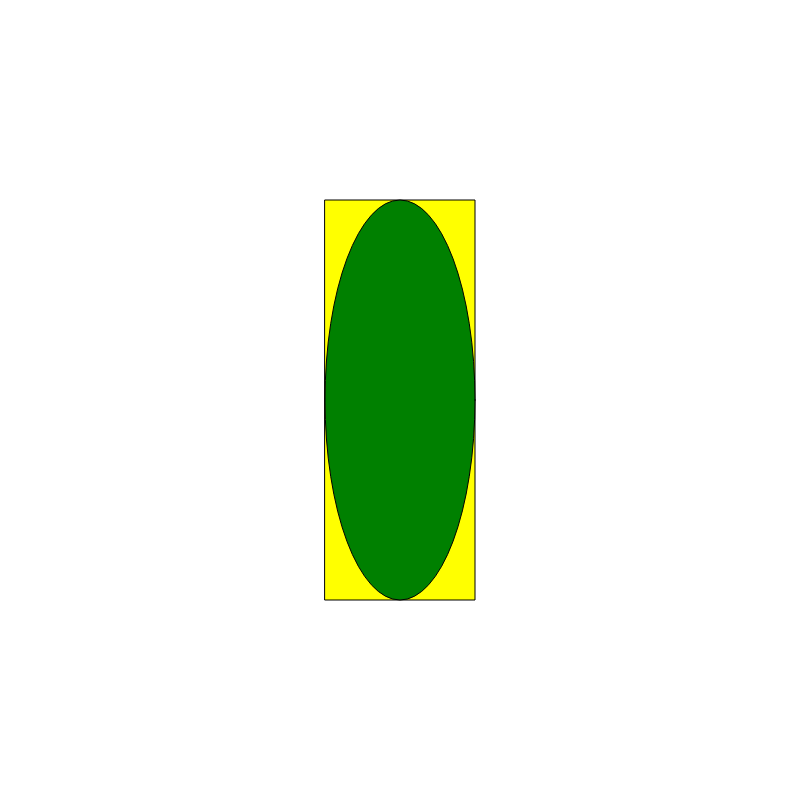
Frame 1 (no input)
Frame 60 (no input): identical to frame 1, image omitted
Frame 120 (the mouse pressed at the canvas centre since frame 60): identical to frame 1, image omitted

The p5.js sketch that drew this single still picture (run headless with seeded random() and noise() and a simulated clock; from frame 60 on, the mouse is pressed at the canvas centre):

// p5.js sketch
// ── sketch.js
var myState = 0;
var myTimer = 0;
function setup() {
  // put setup code here
  createCanvas(800,800);
  rectMode(CENTER);
  ellipseMode(CENTER);
}

function draw() {

  switch(myState){
    case 0:
    background("white");
    fill("yellow");
    rect(width / 2, height / 2, 150, 400);

    fill("green")
    ellipse(width / 2, height / 2, 150,400);
    myTimer++ ;
    if (myTimer >=200) {
      myTimer = 0 ;
      myState = 1;
    }
    break;

    case 1:
    background("white")
    background("white");
    fill("yellow");
    rect(width / 2, height / 2, 150, 400);

    fill("yellow")
    ellipse(width / 2, height / 2, 150,400);
    myTimer++
    if (myTimer >=200) {
      myTimer = 0 ;
      myState = 2;
    }
    break;

    case 2:
    background("white")
    background("white");
    fill("yellow");
    rect(width / 2, height / 2, 150, 400);

    fill("red")
    ellipse(width / 2, height / 2, 150,400);
    myTimer++
    if (myTimer >=200) {
      myTimer = 0 ;
      myState = 0;
    }
    break;
  }
}
